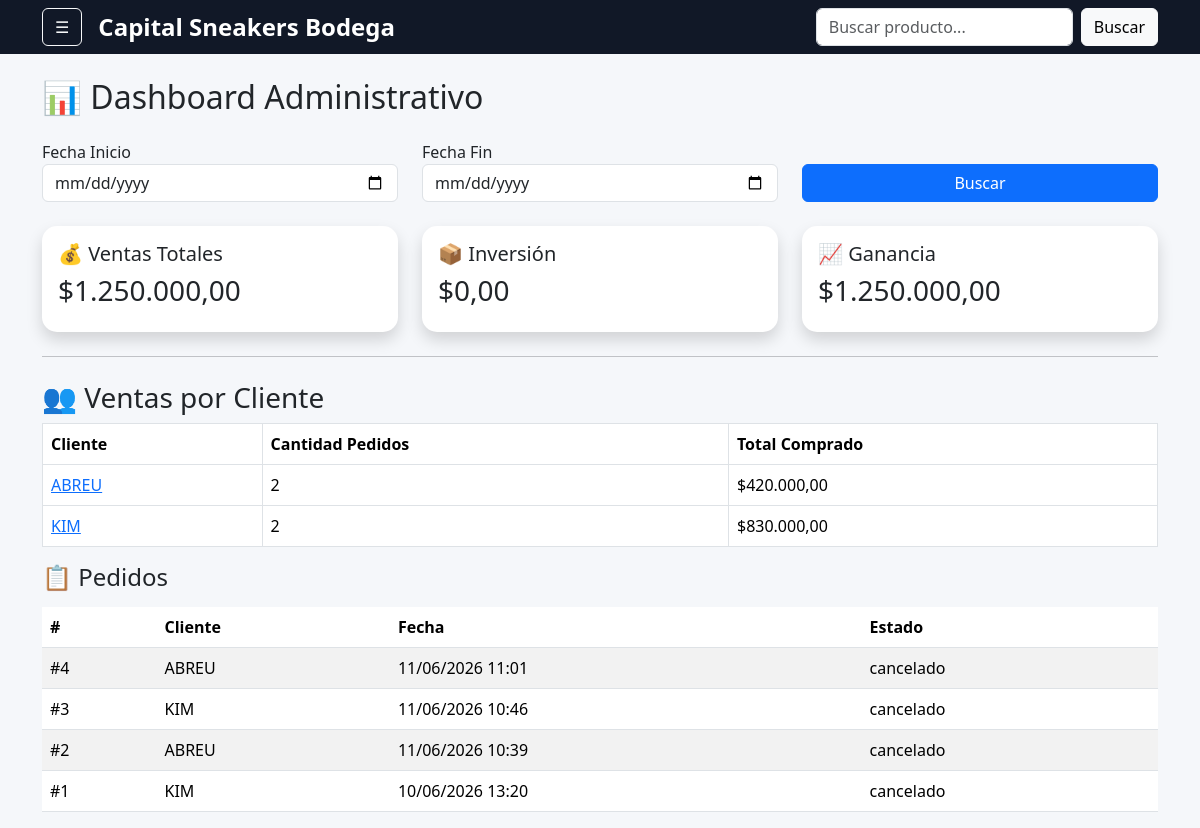
The page /dashboard/reportes/ (signed in) on the database its author committed.
### pedidos/models.py (models this page shows, shortened)
class Pedido(models.Model):
    ESTADOS = (
    ('pendiente', 'Pendiente'),
    ('aprobado', 'Aprobado'),
    ('entregado', 'Entregado'),
    ('pagado', 'Pagado'),
    ('devuelto', 'Devuelto'),
    ('cancelado', 'Cancelado'),
)
    cliente = models.ForeignKey(
        User,
        on_delete=models.CASCADE
    )
    fecha = models.DateTimeField(
        auto_now_add=True
    )
    estado = models.CharField(
        max_length=20,
        choices=ESTADOS,
        default='pendiente'
    )

### dashboard/views.py (the view)
@staff_member_required
def reportes_admin(request):
    pedidos = Pedido.objects.all().order_by('-fecha')
    fecha_inicio = request.GET.get('inicio')
    fecha_fin = request.GET.get('fin')
    if fecha_inicio:
        pedidos = pedidos.filter(
            fecha__date__gte=fecha_inicio
        )
    if fecha_fin:
        pedidos = pedidos.filter(
            fecha__date__lte=fecha_fin
        )
    ventas = 0
    inversion = 0
    clientes = {}
    for pedido in pedidos:
        total_pedido = 0
        for item in pedido.detalles.all():
            subtotal = item.precio * item.cantidad
            total_pedido += subtotal
            ventas += subtotal
            inversion += (
                item.precio_compra *
                item.cantidad
            )
        cliente = pedido.cliente.username
        if cliente not in clientes:
            clientes[cliente] = {
                'id': pedido.cliente.id,
                'pedidos': 0,
                'total': 0
            }
        clientes[cliente]['pedidos'] += 1
        clientes[cliente]['total'] += total_pedido
    ganancia = ventas - inversion
    return render(
        request,
        'dashboard/reportes_admin.html',
        {
            'pedidos': pedidos,
            'ventas': ventas,
            'inversion': inversion,
            'ganancia': ganancia,
            'clientes': clientes
        }
    )

### accounts/context_processors.py (called while the page is built)
def balance_cliente(request):
    if not request.user.is_authenticated:
        return {}
    pedidos = Pedido.objects.filter(
        cliente=request.user
    ).exclude(
        estado='cancelado'
    ).exclude(
        estado='pagado'
    )
    total = 0
    for pedido in pedidos:
        for item in pedido.detalles.all():
            total += item.subtotal()
    return {
        'balance_hoy': total
    }

### templates/dashboard/reportes_admin.html
{% extends 'base.html' %}
{% block content %}
<h2 class="mb-4">
📊 Dashboard Administrativo
</h2>
<form method="GET" class="row mb-4">
    <div class="col-md-4">
        <label>Fecha Inicio</label>
        <input
            type="date"
            name="inicio"
            class="form-control"
            value="{{ request.GET.inicio }}">
    </div>
    <div class="col-md-4">
        <label>Fecha Fin</label>
        <input
            type="date"
            name="fin"
            class="form-control"
            value="{{ request.GET.fin }}">
    </div>
    <div class="col-md-4 d-flex align-items-end">
        <button
            type="submit"
            class="btn btn-primary w-100">
            Buscar
        </button>
    </div>
</form>
<div class="row mb-4">
    <div class="col-md-4">
        <div class="card shadow p-3">
            <h5>💰 Ventas Totales</h5>
            <h3>
                ${{ ventas }}
            </h3>
        </div>
    </div>
    <div class="col-md-4">
        <div class="card shadow p-3">
            <h5>📦 Inversión</h5>
            <h3>
                ${{ inversion }}
            </h3>
        </div>
    </div>
    <div class="col-md-4">
        <div class="card shadow p-3">
            <h5>📈 Ganancia</h5>
            <h3>
                ${{ ganancia }}
            </h3>
        </div>
    </div>
</div>
<hr>
<h3 class="mt-4">
👥 Ventas por Cliente
</h3>
<table class="table table-bordered">
    <thead>
        <tr>
            <th>Cliente</th>
            <th>Cantidad Pedidos</th>
            <th>Total Comprado</th>
        </tr>
    </thead>
    <tbody>
        {% for nombre, datos in clientes.items %}
        <tr>
            <td>
    <a href="/dashboard/cliente/{{ datos.id }}/">
        {{ nombre }}
    </a>
</td>
            <td>
                {{ datos.pedidos }}
            </td>
            <td>
                ${{ datos.total }}
            </td>
        </tr>
        {% endfor %}
    </tbody>
</table>
<h4 class="mb-3">
📋 Pedidos
</h4>
<table class="table table-striped">
<thead>
<tr>
<th>#</th>
<th>Cliente</th>
<th>Fecha</th>
<th>Estado</th>
</tr>
</thead>
<tbody>
{% for pedido in pedidos %}
<tr>
<td>
#{{ pedido.id }}
</td>
<td>
{{ pedido.cliente.username }}
</td>
<td>
{{ pedido.fecha|date:"d/m/Y H:i" }}
</td>
<td>
{{ pedido.estado }}
</td>
</tr>
{% endfor %}
</tbody>
</table>
{% endblock %}

### templates/base.html (style rules this page uses)
body { background:#f5f7fa; }
.card { border:none; border-radius:15px; overflow:hidden; }

### rows shown on the page
Pedido: id "4", cliente.username "ABREU", fecha "11/06/2026 11:01", estado "cancelado"
Pedido: id "3", cliente.username "KIM", fecha "11/06/2026 10:46", estado "cancelado"
Pedido: id "2", cliente.username "ABREU", fecha "11/06/2026 10:39", estado "cancelado"
Pedido: id "1", cliente.username "KIM", fecha "10/06/2026 13:20", estado "cancelado"

### other values the page prints
{{ ventas }} "1.250.000,00"
{{ inversion }} "0,00"
{{ ganancia }} "1.250.000,00"
{{ nombre }} "ABREU" "KIM"
{{ datos.pedidos }} "2" "2"
{{ datos.total }} "420.000,00" "830.000,00"
